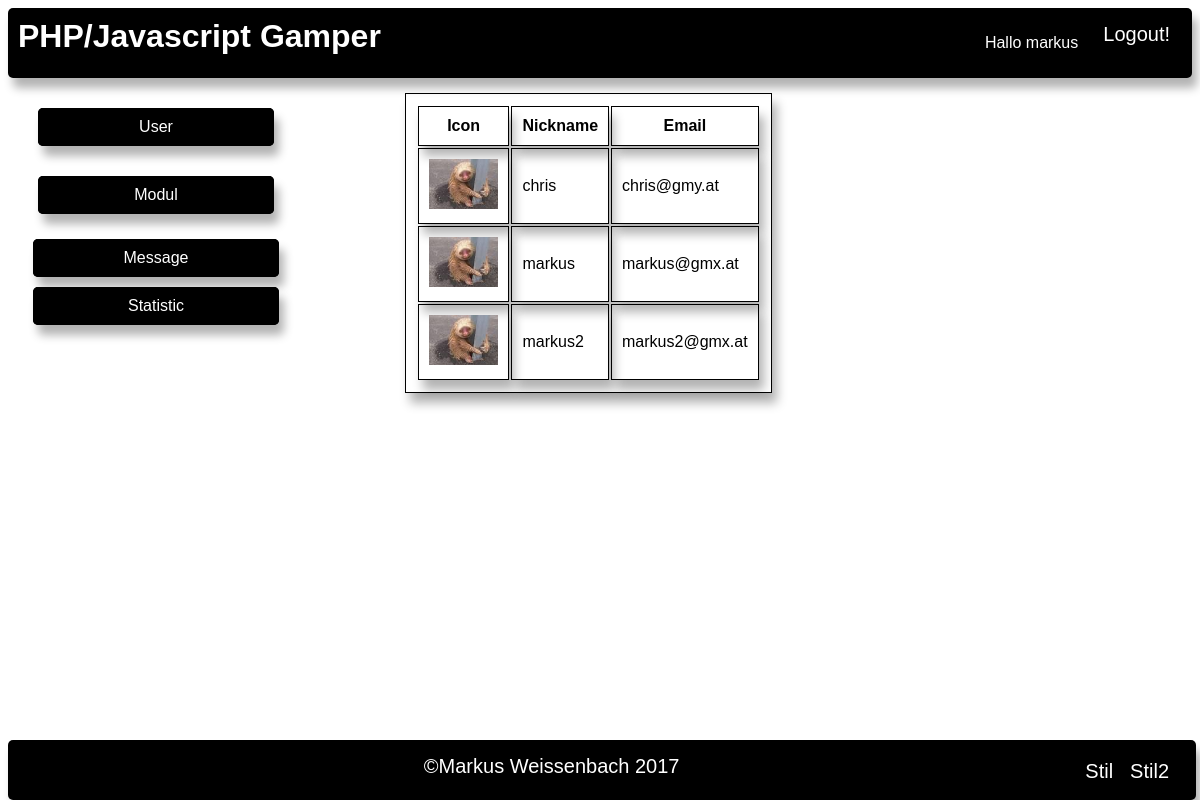
/public/user (signed in), run on an earlier commit of the app's database.
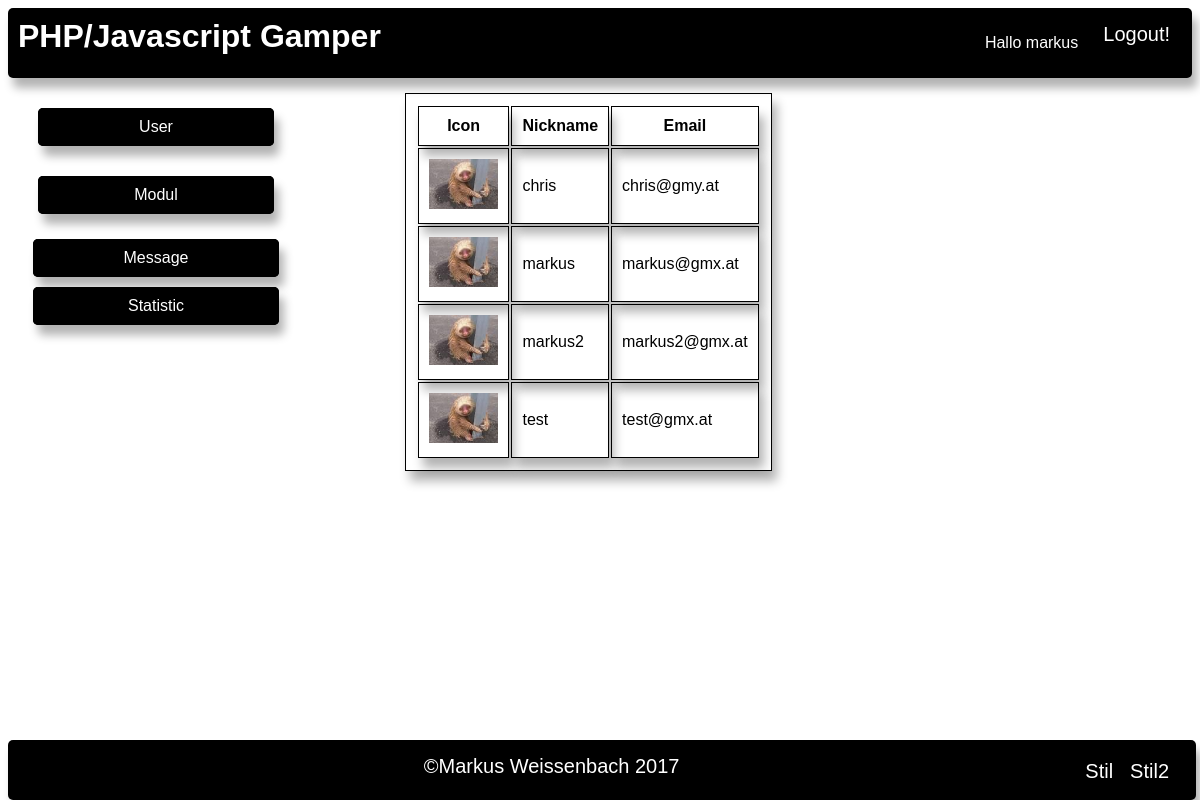
And on a later commit of the database.
### tables this page shows
CREATE TABLE `user` (
  `u_nickname` varchar(20) NOT NULL,
  `u_icon` varchar(50) DEFAULT '../app/models/pictures/userIcons/default.jpg',
  `u_email` varchar(45) NOT NULL,
  `u_password` varchar(256) NOT NULL,
  `u_admin` tinyint(4) DEFAULT '0',
  `u_masterplanViewed` tinyint(4) DEFAULT '0',
  PRIMARY KEY (`u_email`),
  UNIQUE KEY `u_nickname_UNIQUE` (`u_nickname`)
);

### app/core/Database.php (called while the page is built, shortened)
<?php
abstract class Database
{
    private $connectionData = [];
    protected function setDatabaseconnection($host, $user, $password, $database)
    {
        array_push($this->connectionData, $host, $user, $password, $database);
    }
    private function connectWithDatabaseFromArray()
    {
        $connection = new mysqli($this->connectionData[0], $this->connectionData[1], $this->connectionData[2], $this->connectionData[3]);
        if ($connection->connect_error)
        {
            $this->getLogger()->logThis('Connection failed: ' . $connection->connect_error, 2);
            $this->setFehler('Datenbankverbindung fehlgeschlagen!');
            throw new Exception('Connection failed: ' . $connection->connect_error);
        } else
        {
            return $connection;
        }
    }
    private function generalSelectStatement($table, $columnnames, $condition = '', $values = null)
    {
        $databaseconnection = $this->connectWithDatabaseFromArray();
        if (is_array($columnnames))
            $columnnames = implode(', ', $columnnames);
        if (!$statement = $databaseconnection->prepare('SELECT ' . $columnnames . ' FROM ' . $table . ' ' . $condition))
        {
            $this->getLogger()->logThis('Prepare fehlgeschlagen!', 2);
            throw new Exception('Prepare fehlgeschlagen!');
        }
        if (!$statement->execute())
        {
            $this->getLogger()->logThis('Statement konnte nicht ausgefuehrt werden: ' . $statement->error, 2);
            throw new Exception('Statement konnte nicht ausgeführt werden: ' . $statement->error);
        }
        if (!$meta = $statement->result_metadata())
        {
            $this->getLogger()->logThis('Spalten (metadaten) konnten nicht geholt werden!', 2);
            throw new Exception('Spalten konnten nicht geholt werden: ' . $statement->error);
        }
        $data = array();
        $refs = array();
        while ($name = $meta->fetch_field())
        {
            $refs[] = &$data[$name->name];
        }
        if (!call_user_func_array(array($statement, 'bind_result'), $refs))
        {
            $this->getLogger()->logThis('Variablen konnten nicht an Resultate gebunden werden', 2);
            throw new Exception('Variablen konnten nicht an Resultate gebunden werden: ' . $stmt->error);
        }
        $row = 0;
        $result = false;
        while ($statement->fetch())
        {
            foreach ($data as $key => $value)
            {
                $result[$row][$key] = $value;
            }
            $row++;
        }
        return $result;
    }
    protected function generalSelectStatementWithCatchedException($table, $columnnames, $condition = '', $values = null)
    {
        try
        {
            return $this->generalSelectStatement($table, $columnnames, $condition, $values);
        } catch (Exception $ex)
        {
            echo $ex->getMessage();
            $this->setFehler('Fehler bei der Authentifizierung!');
            return false;
        }
    }
}

### app/models/alexandertechnik.php (called while the page is built, shortened)
<?php
class alexandertechnik extends Database
{
    public function userListAllUsers()
    {
        return $this->generalSelectStatementWithCatchedException('user', array('u_icon', 'u_nickname', 'u_email'));
    }
}

### app/core/App.php (called while the page is built, shortened)
<?php
class App
{
    protected $controllerChild = 'login';
    protected $method = 'index';
    protected $params = [];
    public function __construct()
    {
        $url = $this->parseUrl();
        if (isset($_SESSION['user']) ||isset($url[1]) && $url[1] == 'verarbeitung' || isset($url[0]) && $url[0] == 'schnittstelle')
        {
            if (file_exists('../app/controllers/' . $url[0] . '.php'))
            {
                $this->controllerChild = $url[0];
                unset($url[0]);
            } else
                header('Location: http://localhost/mvc/public/home');
            $this->params = $url ? array_values($url) : [];
        } elseif (!$this->urlIstLoginUrl($this->urlToString($url)))
            header('Location: http://localhost/mvc/public/login');
        else
            $this->setControllerChild();
        call_user_func_array([$this->controllerChild, $this->method], $this->params);
    }
    private function parseUrl()
    {
        if (isset($_GET['url']))
        {
            return explode('/', filter_var(rtrim($_GET['url'], '/'), FILTER_SANITIZE_URL));
        }
    }
    private function setControllerChild()
    {
        $this->controllerChild = new $this->controllerChild;
    }
}

### public/index.php (called while the page is built, shortened)
<?php
$app=new App();

### app/views/user/userRow.php (the view)
<td class="img">
    <a href="statistic/methode/<?=  htmlspecialchars($data['u_nickname'])?>"><img src="<?= htmlspecialchars($data['u_icon'])?>" height="50px" alt="Nicht verfuegbar!">
    </a>
</td>
        <td><?= htmlspecialchars($data['u_nickname'])?></td>
        <td><?= htmlspecialchars($data['u_email'])?></td>

### app/controllers/user.php
<?php
class user extends Controller
{
    protected function sectionInhalt()
    {
        $this->listAllUsers();
    }
    private function listAllUsers()
    {
        if ($userData = $this->getModel('Alexandertechnik')->userListAllUsers())
        {
            echo '<table>';
            echo '<th>Icon</th><th>Nickname</th><th>Email</th>';
            foreach ($userData as $key => $row)
            {
                echo '<tr>';
                $this->view(null, 'user/userRow', $row);
                echo '</tr>';
            }
            echo '</table>';
        }
    }
}

What changed in the data, as far as the page shows it:
added user: u_icon (placeholder picture), u_nickname "test", u_email "test@gmx.at"
